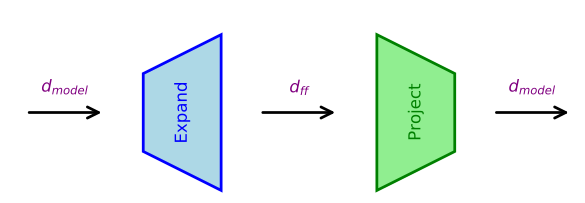

Generate this figure with Python:
import matplotlib.pyplot as plt
import matplotlib.patches as patches
import numpy as np

def create_trapezoid(bottom_length, top_length, height):
    """
    Create coordinates for a trapezoid centered at the origin,
    with the bottom edge at y=0 and the top edge at y=height.
    """
    return np.array([
        [-bottom_length/2, 0],
        [bottom_length/2, 0],
        [top_length/2, height],
        [-top_length/2, height]
    ])

def rotate_coords(coords, angle_deg):
    """Rotate coordinates by a given angle in degrees."""
    theta = np.radians(angle_deg)
    rot_matrix = np.array([
        [np.cos(theta), -np.sin(theta)],
        [np.sin(theta),  np.cos(theta)]
    ])
    return coords @ rot_matrix.T

def translate_coords(coords, dx, dy):
    """Translate coordinates by dx and dy."""
    return coords + np.array([dx, dy])

# Parameters for the trapezoid: bottom edge is shorter, top edge is longer
bottom_length = 1
top_length = 2
height = 1

# Create the base trapezoid
trapezoid = create_trapezoid(bottom_length, top_length, height)

# Create the expansion trapezoid: rotate by -90° so that the longer edge is on the right.
exp_coords = rotate_coords(trapezoid, -90)
exp_coords = translate_coords(exp_coords, -2, 0)

# Create the projection trapezoid: rotate by 90° so that the longer edge is on the left.
proj_coords = rotate_coords(trapezoid, 90)
proj_coords = translate_coords(proj_coords, 2, 0)

# Set up the plot
fig, ax = plt.subplots(figsize=(10,5))

# Add the trapezoids using patches
exp_trap = patches.Polygon(exp_coords, closed=True, edgecolor='blue', facecolor='lightblue', lw=2)
proj_trap = patches.Polygon(proj_coords, closed=True, edgecolor='green', facecolor='lightgreen', lw=2)
ax.add_patch(exp_trap)
ax.add_patch(proj_trap)

# Draw an arrow between the two trapezoids
arrow = patches.FancyArrowPatch(( -0.5, 0 ), (0.5, 0),
                                 arrowstyle='->', mutation_scale=20, lw=2)
ax.add_patch(arrow)
ax.text(0, 0.2, "$d_{ff}$", fontsize=12, ha="center", va="bottom", color='purple')

arrow = patches.FancyArrowPatch(( -3.5, 0 ), (-2.5, 0),
                                 arrowstyle='->', mutation_scale=20, lw=2)
ax.add_patch(arrow)
ax.text(-3, 0.2, "$d_{model}$", fontsize=12, ha="center", va="bottom", color='purple')

arrow = patches.FancyArrowPatch(( 2.5, 0 ), (3.5, 0),
                                 arrowstyle='->', mutation_scale=20, lw=2)
ax.add_patch(arrow)
ax.text(3, 0.2, "$d_{model}$", fontsize=12, ha="center", va="bottom", color='purple')

# Rotated labels inside the trapezoids.
# For the expansion trapezoid, rotate text by -90°.
ax.text(-1.5, 0, "Expand", fontsize=12, ha="center", va="center", rotation=90, color='blue')
# For the projection trapezoid, rotate text by 90°.
ax.text(1.5, 0, "Project", fontsize=12, ha="center", va="center", rotation=90, color='green')

# Adjust plot limits and aspect ratio
ax.set_xlim(-5, 5)
ax.set_ylim(-3, 3)
ax.set_aspect('equal')
ax.axis('off')

plt.tight_layout()
plt.savefig('ffn.pdf', bbox_inches='tight', pad_inches=0)
